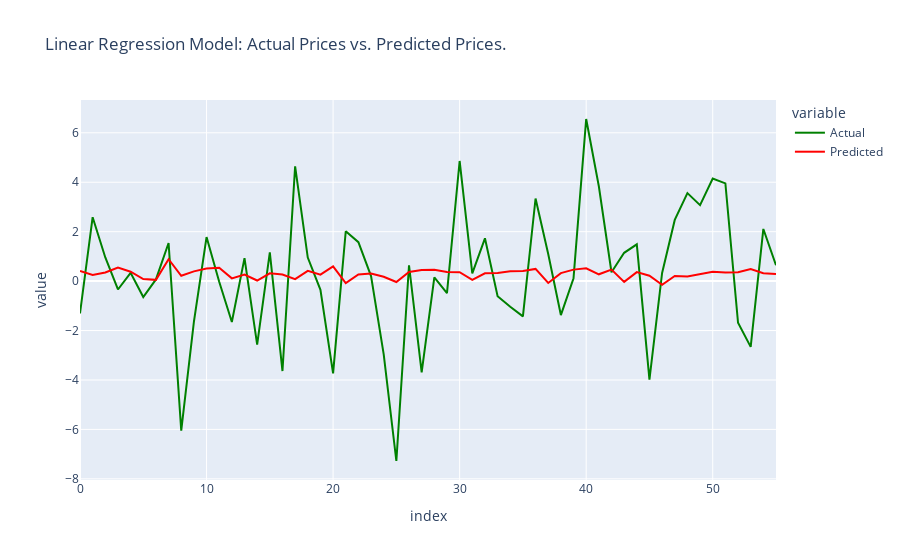

Here is the notebook cell this chart was saved with:
### Code cell
fig = px.line(df_pred, x=df_pred.index, y=["Actual", "Predicted"],title = "Linear Regression Model: Actual Prices vs. Predicted Prices.",color_discrete_map = {"Actual": "green", "Predicted": "red"})
fig.show()

### Figure 1 — Plotly figure (JSON) as saved in the notebook; plotly's stock layout.template omitted (floating-point values rounded to 4 significant figures)
{"data": [{"hovertemplate": "variable=Actual<br>index=%{x}<br>value=%{y}<extra></extra>", "legendgroup": "Actual", "line": {"color": "green", "dash": "solid"}, "marker": {"symbol": "circle"}, "mode": "lines", "name": "Actual", "orientation": "v", "showlegend": true, "x": [0, 1, 2, 3, 4, 5, 6, 7, 8, 9, 10, 11, 12, 13, 14, 15, 16, 17, 18, 19, 20, 21, 22, 23, 24, 25, 26, 27, 28, 29, 30, 31, 32, 33, 34, 35, 36, 37, 38, 39, 40, 41, 42, 43, 44, 45, 46, 47, 48, 49, 50, 51, 52, 53, 54, 55], "xaxis": "x", "y": [-1.308, 2.587, 0.9575, -0.3388, 0.3363, -0.6448, 0.06727, 1.542, -6.047, -1.646, 1.783, -0.02871, -1.653, 0.9299, -2.569, 1.164, -3.639, 4.645, 0.9545, -0.3509, -3.729, 2.018, 1.575, 0.2018, -2.963, -7.278, 0.6417, -3.693, 0.1507, -0.4855, 4.86, 0.3093, 1.731, -0.6117, -1.038, -1.426, 3.343, 1.094, -1.374, 0.1178, 6.559, 3.838, 0.3574, 1.144, 1.489, -3.985, 0.3285, 2.476, 3.56, 3.072, 4.149, 3.956, -1.686, -2.661, 2.109, 0.6449], "yaxis": "y", "type": "scatter"}, {"hovertemplate": "variable=Predicted<br>index=%{x}<br>value=%{y}<extra></extra>", "legendgroup": "Predicted", "line": {"color": "red", "dash": "solid"}, "marker": {"symbol": "circle"}, "mode": "lines", "name": "Predicted", "orientation": "v", "showlegend": true, "x": [0, 1, 2, 3, 4, 5, 6, 7, 8, 9, 10, 11, 12, 13, 14, 15, 16, 17, 18, 19, 20, 21, 22, 23, 24, 25, 26, 27, 28, 29, 30, 31, 32, 33, 34, 35, 36, 37, 38, 39, 40, 41, 42, 43, 44, 45, 46, 47, 48, 49, 50, 51, 52, 53, 54, 55], "xaxis": "x", "y": [0.4134, 0.245, 0.3494, 0.5508, 0.3802, 0.08438, 0.05093, 0.8875, 0.2163, 0.3941, 0.5058, 0.5369, 0.111, 0.261, 0.02318, 0.3143, 0.2686, 0.07802, 0.4143, 0.2627, 0.5976, -0.08335, 0.2717, 0.3093, 0.1753, -0.03548, 0.3692, 0.4492, 0.4615, 0.3666, 0.3585, 0.04733, 0.3155, 0.331, 0.396, 0.4063, 0.4923, -0.07562, 0.3222, 0.4643, 0.5175, 0.2753, 0.4637, -0.03094, 0.3631, 0.217, -0.1486, 0.2095, 0.184, 0.2742, 0.3788, 0.3478, 0.3549, 0.4908, 0.3203, 0.2913], "yaxis": "y", "type": "scatter"}], "layout": {"xaxis": {"anchor": "y", "domain": [0.0, 1.0], "title": {"text": "index"}}, "yaxis": {"anchor": "x", "domain": [0.0, 1.0], "title": {"text": "value"}}, "legend": {"title": {"text": "variable"}, "tracegroupgap": 0}, "title": {"text": "Linear Regression Model: Actual Prices vs. Predicted Prices."}}}
